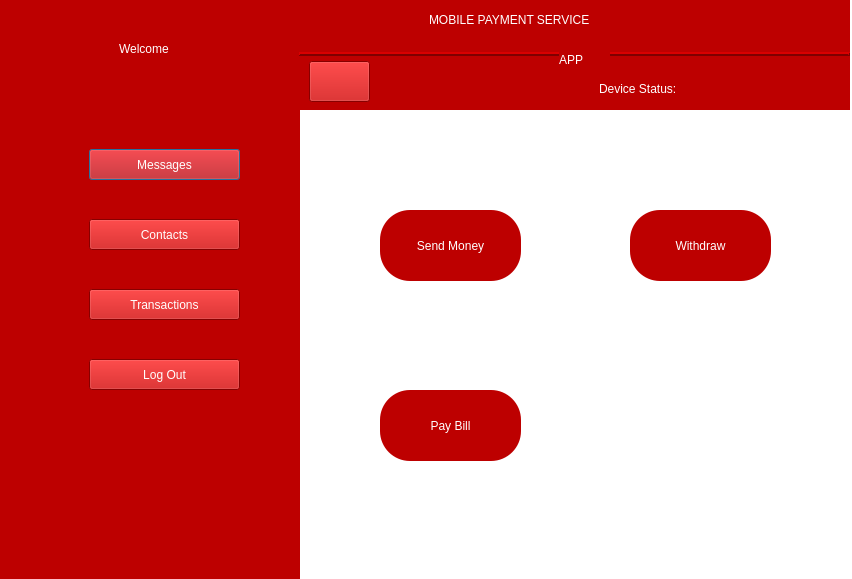
<?xml version="1.0" encoding="UTF-8"?>
<ui version="4.0">
 <class>Dialog</class>
 <widget class="QDialog" name="Dialog">
  <property name="geometry">
   <rect>
    <x>0</x>
    <y>0</y>
    <width>852</width>
    <height>579</height>
   </rect>
  </property>
  <property name="windowTitle">
   <string>Dialog</string>
  </property>
  <property name="layoutDirection">
   <enum>Qt::LeftToRight</enum>
  </property>
  <property name="styleSheet">
   <string notr="true">background-color: rgb(255, 255, 255);</string>
  </property>
  <property name="modal">
   <bool>false</bool>
  </property>
  <widget class="QWidget" name="widget" native="true">
   <property name="geometry">
    <rect>
     <x>-1</x>
     <y>-1</y>
     <width>301</width>
     <height>581</height>
    </rect>
   </property>
   <property name="styleSheet">
    <string notr="true">background-color: rgb(189, 0, 0);
color: rgb(255, 255, 255);</string>
   </property>
   <widget class="QLabel" name="label">
    <property name="geometry">
     <rect>
      <x>120</x>
      <y>40</y>
      <width>81</width>
      <height>20</height>
     </rect>
    </property>
    <property name="styleSheet">
     <string notr="true">font: 75 14pt &quot;MS Shell Dlg 2&quot;;</string>
    </property>
    <property name="text">
     <string>Welcome</string>
    </property>
   </widget>
   <widget class="QLabel" name="nmm">
    <property name="geometry">
     <rect>
      <x>60</x>
      <y>70</y>
      <width>201</width>
      <height>20</height>
     </rect>
    </property>
    <property name="styleSheet">
     <string notr="true">font: 75 13pt &quot;MS Shell Dlg 2&quot;;</string>
    </property>
    <property name="text">
     <string/>
    </property>
    <property name="alignment">
     <set>Qt::AlignCenter</set>
    </property>
   </widget>
   <widget class="QLabel" name="pnmm">
    <property name="geometry">
     <rect>
      <x>100</x>
      <y>110</y>
      <width>131</width>
      <height>20</height>
     </rect>
    </property>
    <property name="styleSheet">
     <string notr="true">font: 75 13pt &quot;MS Shell Dlg 2&quot;;</string>
    </property>
    <property name="text">
     <string/>
    </property>
    <property name="alignment">
     <set>Qt::AlignCenter</set>
    </property>
   </widget>
   <widget class="QLabel" name="label_5">
    <property name="geometry">
     <rect>
      <x>20</x>
      <y>140</y>
      <width>51</width>
      <height>41</height>
     </rect>
    </property>
    <property name="text">
     <string/>
    </property>
    <property name="pixmap">
     <pixmap>ICONS/icons8-group-message-48.png</pixmap>
    </property>
   </widget>
   <widget class="QLabel" name="label_11">
    <property name="geometry">
     <rect>
      <x>20</x>
      <y>280</y>
      <width>51</width>
      <height>41</height>
     </rect>
    </property>
    <property name="text">
     <string/>
    </property>
    <property name="pixmap">
     <pixmap>ICONS/icons8-euro-money-48.png</pixmap>
    </property>
   </widget>
   <widget class="QLabel" name="label_12">
    <property name="geometry">
     <rect>
      <x>20</x>
      <y>210</y>
      <width>51</width>
      <height>41</height>
     </rect>
    </property>
    <property name="text">
     <string/>
    </property>
    <property name="pixmap">
     <pixmap>ICONS/icons8-address-book-2-48.png</pixmap>
    </property>
   </widget>
   <widget class="QLabel" name="label_14">
    <property name="geometry">
     <rect>
      <x>20</x>
      <y>350</y>
      <width>51</width>
      <height>41</height>
     </rect>
    </property>
    <property name="text">
     <string/>
    </property>
    <property name="pixmap">
     <pixmap>ICONS/icons8-open-pane-48.png</pixmap>
    </property>
   </widget>
   <widget class="QPushButton" name="messages">
    <property name="geometry">
     <rect>
      <x>90</x>
      <y>150</y>
      <width>151</width>
      <height>31</height>
     </rect>
    </property>
    <property name="styleSheet">
     <string notr="true">font: 75 10pt &quot;Arial&quot;;</string>
    </property>
    <property name="text">
     <string>Messages</string>
    </property>
   </widget>
   <widget class="QPushButton" name="contacts">
    <property name="geometry">
     <rect>
      <x>90</x>
      <y>220</y>
      <width>151</width>
      <height>31</height>
     </rect>
    </property>
    <property name="styleSheet">
     <string notr="true">font: 75 10pt &quot;Arial&quot;;</string>
    </property>
    <property name="text">
     <string>Contacts</string>
    </property>
   </widget>
   <widget class="QPushButton" name="pushButton_5">
    <property name="geometry">
     <rect>
      <x>90</x>
      <y>290</y>
      <width>151</width>
      <height>31</height>
     </rect>
    </property>
    <property name="styleSheet">
     <string notr="true">font: 75 10pt &quot;Arial&quot;;</string>
    </property>
    <property name="text">
     <string>Transactions</string>
    </property>
   </widget>
   <widget class="QPushButton" name="lgo">
    <property name="geometry">
     <rect>
      <x>90</x>
      <y>360</y>
      <width>151</width>
      <height>31</height>
     </rect>
    </property>
    <property name="styleSheet">
     <string notr="true">font: 75 10pt &quot;Arial&quot;;</string>
    </property>
    <property name="text">
     <string>Log Out</string>
    </property>
   </widget>
  </widget>
  <widget class="QFrame" name="frame">
   <property name="geometry">
    <rect>
     <x>299</x>
     <y>-1</y>
     <width>551</width>
     <height>111</height>
    </rect>
   </property>
   <property name="styleSheet">
    <string notr="true">background-color: rgb(189, 0, 0);
color: rgb(255, 255, 255);</string>
   </property>
   <property name="frameShape">
    <enum>QFrame::HLine</enum>
   </property>
   <property name="frameShadow">
    <enum>QFrame::Raised</enum>
   </property>
   <property name="lineWidth">
    <number>2</number>
   </property>
   <property name="midLineWidth">
    <number>0</number>
   </property>
   <widget class="QLabel" name="label_16">
    <property name="geometry">
     <rect>
      <x>260</x>
      <y>50</y>
      <width>51</width>
      <height>21</height>
     </rect>
    </property>
    <property name="styleSheet">
     <string notr="true">font: 75 18pt &quot;MS Shell Dlg 2&quot;;</string>
    </property>
    <property name="text">
     <string>APP</string>
    </property>
   </widget>
   <widget class="QLabel" name="label_15">
    <property name="geometry">
     <rect>
      <x>130</x>
      <y>10</y>
      <width>301</width>
      <height>21</height>
     </rect>
    </property>
    <property name="styleSheet">
     <string notr="true">font: 75 18pt &quot;MS Shell Dlg 2&quot;;</string>
    </property>
    <property name="text">
     <string>MOBILE PAYMENT SERVICE</string>
    </property>
   </widget>
   <widget class="QPushButton" name="hm">
    <property name="geometry">
     <rect>
      <x>10</x>
      <y>62</y>
      <width>61</width>
      <height>41</height>
     </rect>
    </property>
    <property name="text">
     <string/>
    </property>
    <property name="icon">
     <iconset>
      <normaloff>ICONS/icons8-exterior-48.png</normaloff>ICONS/icons8-exterior-48.png</iconset>
    </property>
    <property name="iconSize">
     <size>
      <width>40</width>
      <height>40</height>
     </size>
    </property>
   </widget>
   <widget class="QLabel" name="st">
    <property name="geometry">
     <rect>
      <x>410</x>
      <y>80</y>
      <width>111</width>
      <height>20</height>
     </rect>
    </property>
    <property name="styleSheet">
     <string notr="true">font: 75 12pt &quot;MS Shell Dlg 2&quot;;</string>
    </property>
    <property name="text">
     <string/>
    </property>
   </widget>
   <widget class="QLabel" name="label_2">
    <property name="geometry">
     <rect>
      <x>300</x>
      <y>80</y>
      <width>101</width>
      <height>20</height>
     </rect>
    </property>
    <property name="styleSheet">
     <string notr="true">font: 75 12pt &quot;MS Shell Dlg 2&quot;;</string>
    </property>
    <property name="text">
     <string>Device Status:</string>
    </property>
   </widget>
   <widget class="QLabel" name="sm">
    <property name="geometry">
     <rect>
      <x>80</x>
      <y>80</y>
      <width>111</width>
      <height>20</height>
     </rect>
    </property>
    <property name="styleSheet">
     <string notr="true">font: 75 11pt &quot;MS Shell Dlg 2&quot;;</string>
    </property>
    <property name="text">
     <string/>
    </property>
   </widget>
   <widget class="QLabel" name="smcd">
    <property name="geometry">
     <rect>
      <x>200</x>
      <y>80</y>
      <width>90</width>
      <height>20</height>
     </rect>
    </property>
    <property name="styleSheet">
     <string notr="true">font: 75 11pt &quot;MS Shell Dlg 2&quot;;</string>
    </property>
    <property name="text">
     <string/>
    </property>
   </widget>
  </widget>
  <widget class="QPushButton" name="send">
   <property name="geometry">
    <rect>
     <x>380</x>
     <y>210</y>
     <width>141</width>
     <height>71</height>
    </rect>
   </property>
   <property name="styleSheet">
    <string notr="true">font: 75 10pt &quot;Arial&quot;;
background-color: rgb(189, 0, 0);
color: rgb(255, 255, 255);
border-radius : 30px;</string>
   </property>
   <property name="text">
    <string>Send Money</string>
   </property>
   <property name="icon">
    <iconset>
     <normaloff>ICONS/icn/icons8-money-yours-48.png</normaloff>ICONS/icn/icons8-money-yours-48.png</iconset>
   </property>
   <property name="iconSize">
    <size>
     <width>50</width>
     <height>120</height>
    </size>
   </property>
   <property name="flat">
    <bool>false</bool>
   </property>
  </widget>
  <widget class="QPushButton" name="withdraw">
   <property name="geometry">
    <rect>
     <x>630</x>
     <y>210</y>
     <width>141</width>
     <height>71</height>
    </rect>
   </property>
   <property name="styleSheet">
    <string notr="true">font: 75 10pt &quot;Arial&quot;;
background-color: rgb(189, 0, 0);
color: rgb(255, 255, 255);
border-radius : 30px;</string>
   </property>
   <property name="text">
    <string>Withdraw</string>
   </property>
   <property name="icon">
    <iconset>
     <normaloff>ICONS/icn/icons8-cash-in-hand-50.png</normaloff>ICONS/icn/icons8-cash-in-hand-50.png</iconset>
   </property>
   <property name="iconSize">
    <size>
     <width>50</width>
     <height>120</height>
    </size>
   </property>
   <property name="flat">
    <bool>false</bool>
   </property>
  </widget>
  <widget class="QPushButton" name="pay">
   <property name="geometry">
    <rect>
     <x>380</x>
     <y>390</y>
     <width>141</width>
     <height>71</height>
    </rect>
   </property>
   <property name="styleSheet">
    <string notr="true">font: 75 10pt &quot;Arial&quot;;
background-color: rgb(189, 0, 0);
color: rgb(255, 255, 255);
border-radius : 30px;</string>
   </property>
   <property name="text">
    <string>Pay Bill</string>
   </property>
   <property name="icon">
    <iconset>
     <normaloff>ICONS/icn/icons8-investment-48.png</normaloff>ICONS/icn/icons8-investment-48.png</iconset>
   </property>
   <property name="iconSize">
    <size>
     <width>50</width>
     <height>120</height>
    </size>
   </property>
   <property name="flat">
    <bool>false</bool>
   </property>
  </widget>
 </widget>
 <resources/>
 <connections/>
</ui>
